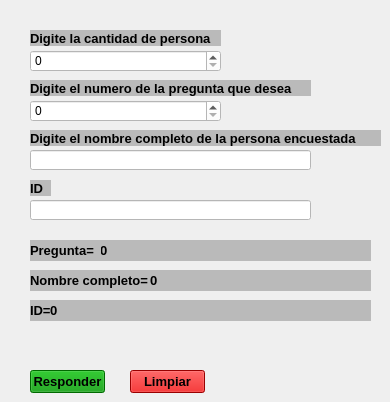
    <widget class="QWidget" name="SubSimu">
     <property name="windowTitle">
      <string>SubSimulador</string>
     </property>
     <widget class="QLabel" name="labelDigeteCantPer">
      <property name="geometry">
       <rect>
        <x>30</x>
        <y>30</y>
        <width>191</width>
        <height>16</height>
       </rect>
      </property>
      <property name="font">
       <font>
        <pointsize>10</pointsize>
        <weight>75</weight>
        <bold>true</bold>
       </font>
      </property>
      <property name="styleSheet">
       <string notr="true">background-color: rgb(186, 186, 186)
</string>
      </property>
      <property name="text">
       <string>Digite la cantidad de persona</string>
      </property>
     </widget>
     <widget class="QSpinBox" name="spinCantPersonas">
      <property name="geometry">
       <rect>
        <x>30</x>
        <y>50</y>
        <width>191</width>
        <height>22</height>
       </rect>
      </property>
      <property name="styleSheet">
       <string notr="true">background-color: rgb(255, 255, 255);</string>
      </property>
     </widget>
     <widget class="QLabel" name="labelDigiPreg">
      <property name="geometry">
       <rect>
        <x>30</x>
        <y>80</y>
        <width>281</width>
        <height>16</height>
       </rect>
      </property>
      <property name="font">
       <font>
        <pointsize>10</pointsize>
        <weight>75</weight>
        <bold>true</bold>
       </font>
      </property>
      <property name="styleSheet">
       <string notr="true">background-color: rgb(186, 186, 186)</string>
      </property>
      <property name="text">
       <string>Digite el numero de la pregunta que desea </string>
      </property>
     </widget>
     <widget class="QSpinBox" name="spinDigiNumPre">
      <property name="geometry">
       <rect>
        <x>30</x>
        <y>100</y>
        <width>191</width>
        <height>22</height>
       </rect>
      </property>
      <property name="styleSheet">
       <string notr="true">background-color: rgb(255, 255, 255);</string>
      </property>
     </widget>
     <widget class="QLabel" name="Pregunta">
      <property name="geometry">
       <rect>
        <x>30</x>
        <y>240</y>
        <width>71</width>
        <height>21</height>
       </rect>
      </property>
      <property name="font">
       <font>
        <pointsize>10</pointsize>
        <weight>75</weight>
        <bold>true</bold>
       </font>
      </property>
      <property name="styleSheet">
       <string notr="true">background-color: rgb(186, 186, 186)</string>
      </property>
      <property name="text">
       <string>Pregunta=</string>
      </property>
     </widget>
     <widget class="QLabel" name="LabelPreguntaRes">
      <property name="geometry">
       <rect>
        <x>100</x>
        <y>240</y>
        <width>271</width>
        <height>21</height>
       </rect>
      </property>
      <property name="font">
       <font>
        <pointsize>10</pointsize>
        <weight>75</weight>
        <bold>true</bold>
       </font>
      </property>
      <property name="styleSheet">
       <string notr="true">background-color: rgb(186, 186, 186)</string>
      </property>
      <property name="text">
       <string>0</string>
      </property>
     </widget>
     <widget class="QPushButton" name="btnResponder">
      <property name="geometry">
       <rect>
        <x>30</x>
        <y>370</y>
        <width>75</width>
        <height>23</height>
       </rect>
      </property>
      <property name="font">
       <font>
        <pointsize>10</pointsize>
        <weight>75</weight>
        <bold>true</bold>
       </font>
      </property>
      <property name="styleSheet">
       <string notr="true">background-color: rgb(0, 148, 0);</string>
      </property>
      <property name="text">
       <string>Responder</string>
      </property>
     </widget>
     <widget class="QPushButton" name="pushButton_2">
      <property name="geometry">
       <rect>
        <x>130</x>
        <y>370</y>
        <width>75</width>
        <height>23</height>
       </rect>
      </property>
      <property name="font">
       <font>
        <pointsize>10</pointsize>
        <weight>75</weight>
        <bold>true</bold>
       </font>
      </property>
      <property name="styleSheet">
       <string notr="true">background-color: rgb(214, 0, 0);</string>
      </property>
      <property name="text">
       <string>Limpiar</string>
      </property>
     </widget>
     <widget class="QLabel" name="labelDigiNombrePer">
      <property name="geometry">
       <rect>
        <x>30</x>
        <y>130</y>
        <width>351</width>
        <height>16</height>
       </rect>
      </property>
      <property name="font">
       <font>
        <pointsize>10</pointsize>
        <weight>75</weight>
        <bold>true</bold>
       </font>
      </property>
      <property name="styleSheet">
       <string notr="true">background-color: rgb(186, 186, 186)</string>
      </property>
      <property name="text">
       <string>Digite el nombre completo de la persona encuestada</string>
      </property>
     </widget>
     <widget class="QLineEdit" name="lineNombrePer">
      <property name="geometry">
       <rect>
        <x>30</x>
        <y>150</y>
        <width>281</width>
        <height>20</height>
       </rect>
      </property>
      <property name="styleSheet">
       <string notr="true">background-color: rgb(255, 255, 255);</string>
      </property>
     </widget>
     <widget class="QLabel" name="RespuestaNombre">
      <property name="geometry">
       <rect>
        <x>30</x>
        <y>270</y>
        <width>121</width>
        <height>21</height>
       </rect>
      </property>
      <property name="font">
       <font>
        <pointsize>10</pointsize>
        <weight>75</weight>
        <bold>true</bold>
       </font>
      </property>
      <property name="styleSheet">
       <string notr="true">background-color: rgb(186, 186, 186)</string>
      </property>
      <property name="text">
       <string>Nombre completo=</string>
      </property>
     </widget>
     <widget class="QLabel" name="LabelNombreper">
      <property name="geometry">
       <rect>
        <x>150</x>
        <y>270</y>
        <width>221</width>
        <height>21</height>
       </rect>
      </property>
      <property name="font">
       <font>
        <pointsize>10</pointsize>
        <weight>75</weight>
        <bold>true</bold>
       </font>
      </property>
      <property name="styleSheet">
       <string notr="true">background-color: rgb(186, 186, 186)</string>
      </property>
      <property name="text">
       <string>0</string>
      </property>
     </widget>
     <widget class="QLabel" name="labelIDsimula">
      <property name="geometry">
       <rect>
        <x>30</x>
        <y>180</y>
        <width>21</width>
        <height>16</height>
       </rect>
      </property>
      <property name="font">
       <font>
        <pointsize>10</pointsize>
        <weight>75</weight>
        <bold>true</bold>
       </font>
      </property>
      <property name="styleSheet">
       <string notr="true">background-color: rgb(186, 186, 186)</string>
      </property>
      <property name="text">
       <string>ID</string>
      </property>
     </widget>
     <widget class="QLineEdit" name="lineIDsimulador">
      <property name="geometry">
       <rect>
        <x>30</x>
        <y>200</y>
        <width>281</width>
        <height>20</height>
       </rect>
      </property>
      <property name="styleSheet">
       <string notr="true">background-color: rgb(255, 255, 255);</string>
      </property>
     </widget>
     <widget class="QLabel" name="labelIDsimula_2">
      <property name="geometry">
       <rect>
        <x>30</x>
        <y>300</y>
        <width>21</width>
        <height>21</height>
       </rect>
      </property>
      <property name="font">
       <font>
        <pointsize>10</pointsize>
        <weight>75</weight>
        <bold>true</bold>
       </font>
      </property>
      <property name="styleSheet">
       <string notr="true">background-color: rgb(186, 186, 186)</string>
      </property>
      <property name="text">
       <string>ID=</string>
      </property>
     </widget>
     <widget class="QLabel" name="LabelIDsimulador">
      <property name="geometry">
       <rect>
        <x>50</x>
        <y>300</y>
        <width>321</width>
        <height>21</height>
       </rect>
      </property>
      <property name="font">
       <font>
        <pointsize>10</pointsize>
        <weight>75</weight>
        <bold>true</bold>
       </font>
      </property>
      <property name="styleSheet">
       <string notr="true">background-color: rgb(186, 186, 186)</string>
      </property>
      <property name="text">
       <string>0</string>
      </property>
     </widget>
     <zorder>labelDigeteCantPer</zorder>
     <zorder>spinCantPersonas</zorder>
     <zorder>labelDigiPreg</zorder>
     <zorder>spinDigiNumPre</zorder>
     <zorder>LabelPreguntaRes</zorder>
     <zorder>btnResponder</zorder>
     <zorder>pushButton_2</zorder>
     <zorder>labelDigiNombrePer</zorder>
     <zorder>lineNombrePer</zorder>
     <zorder>RespuestaNombre</zorder>
     <zorder>LabelNombreper</zorder>
     <zorder>labelIDsimula</zorder>
     <zorder>lineIDsimulador</zorder>
     <zorder>labelIDsimula_2</zorder>
     <zorder>LabelIDsimulador</zorder>
     <zorder>Pregunta</zorder>
    </widget>
